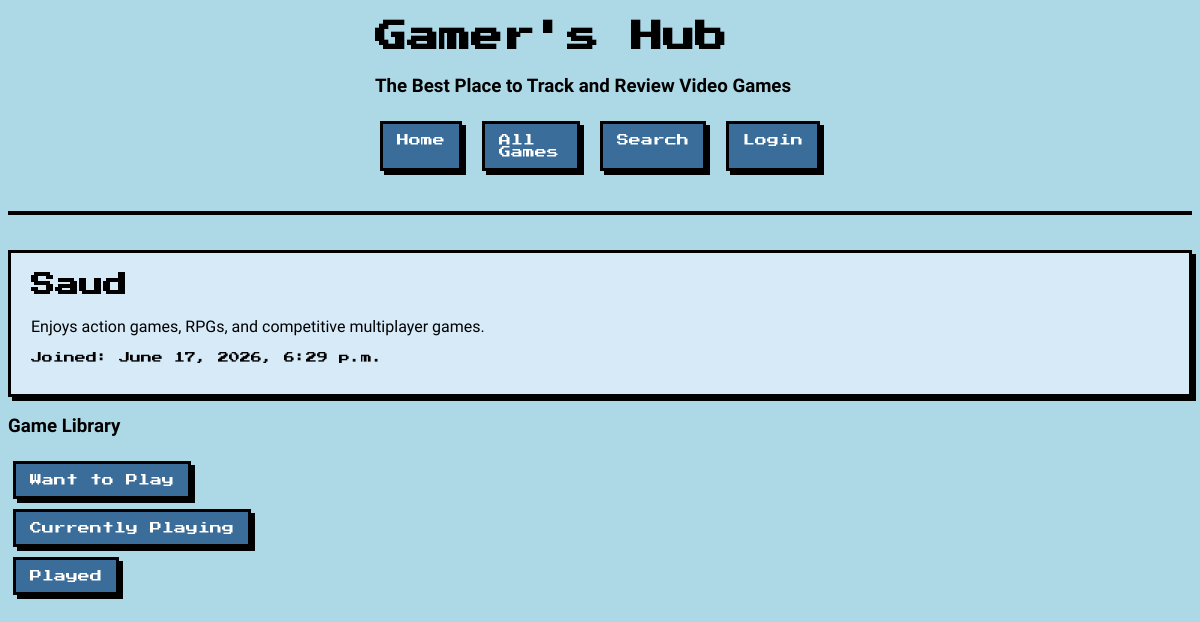
Page /game_review/profile/1/ on the earlier database version.
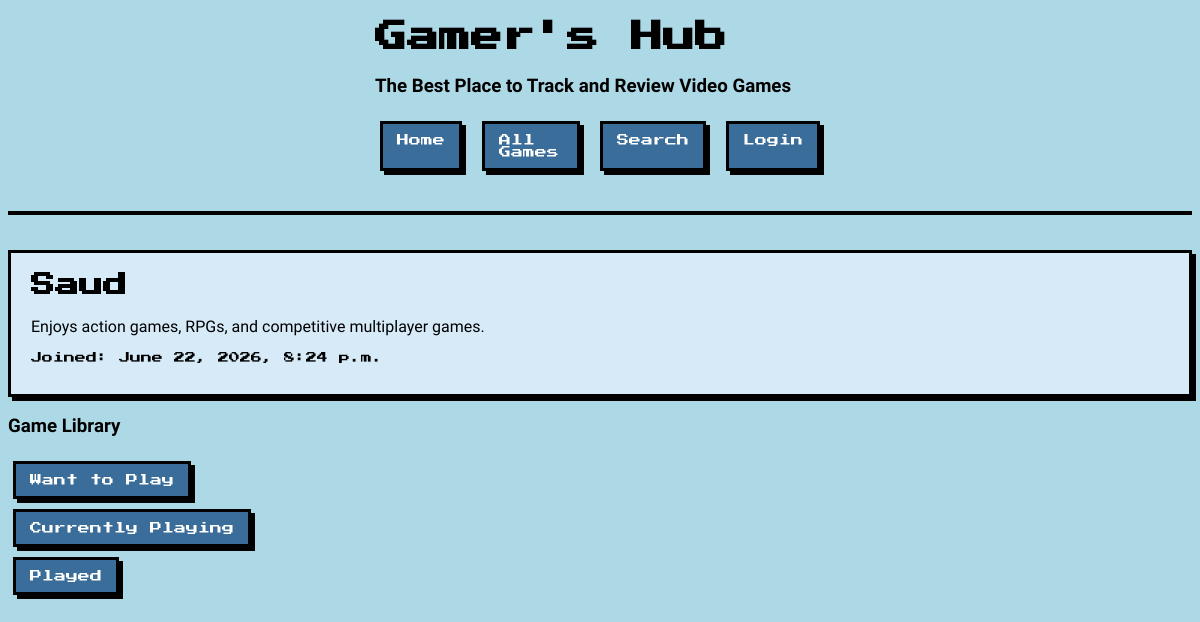
Same page on the later database version.
### game_review/models.py (models this page shows, shortened)
class Profile(models.Model):
    user = models.ForeignKey(User, on_delete=models.CASCADE, related_name='game_review_profile')
    display_name = models.TextField()
    bio = models.TextField(blank=True)
    profile_image = models.ImageField(blank=True)
    date_created = models.DateTimeField(auto_now=True)  # auto-set to now on every save

### game_review/views.py (the view)
# urls.py: path('profile/<int:pk>/', DetailProfileView.as_view(), name='show_profile_final'),
class DetailProfileView(DetailView):
    model = Profile
    template_name = 'game_review/show_profile.html'
    context_object_name = 'profile'
    def get_context_data(self, **kwargs):
        context = super().get_context_data(**kwargs)
        if self.request.user.is_authenticated:
            context['logged_in_user'] = Profile.objects.filter(user=self.request.user).first()
        return context

### game_review/templates/game_review/show_profile.html (shortened to what this page needs)
{% extends 'game_review/base.html' %}
{% block content %}
    <div class="profile-card">
        <div class="profile-card-info">
            <h2>{{ profile.display_name }}</h2>
            {% if profile.bio %}<p>{{ profile.bio }}</p>{% endif %}
            <p class="label">Joined: {{ profile.date_created }}</p>
        </div>
    </div>
    <h3>Game Library</h3>
    <div class="button-column">
        <a class="button" href="{% url 'want_to_play_final' profile.pk %}">Want to Play</a>
        <a class="button" href="{% url 'currently_playing_final' profile.pk %}">Currently Playing</a>
        <a class="button" href="{% url 'played_final' profile.pk %}">Played</a>
    </div>
{% endblock %}

Differences in the rows shown:
changed Profile "Saud": date_created "June 17, 2026, 6:29 p.m." → "June 22, 2026, 8:24 p.m."
